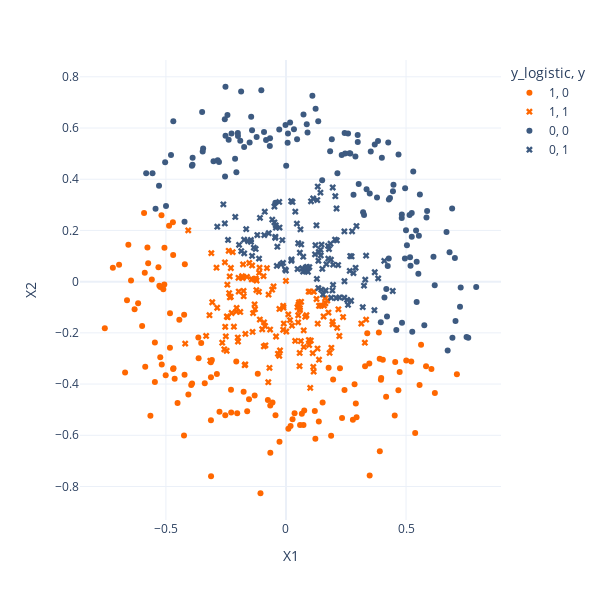

The notebook cell this image was saved under:
### Code cell
# Graficamos los datos, donde el símbolo representa la clase real y el color la clase predicha.
px.scatter(data_frame=train,
           x="X1",
           y="X2",
           color="y_logistic",
           symbol="y",
           color_discrete_map={0:"#3d5a80", 1:"#ff6700"},           
           symbol_map={0:"circle", 1:"x"},                          
           height=600,
           width=600,
           template="plotly_white")
